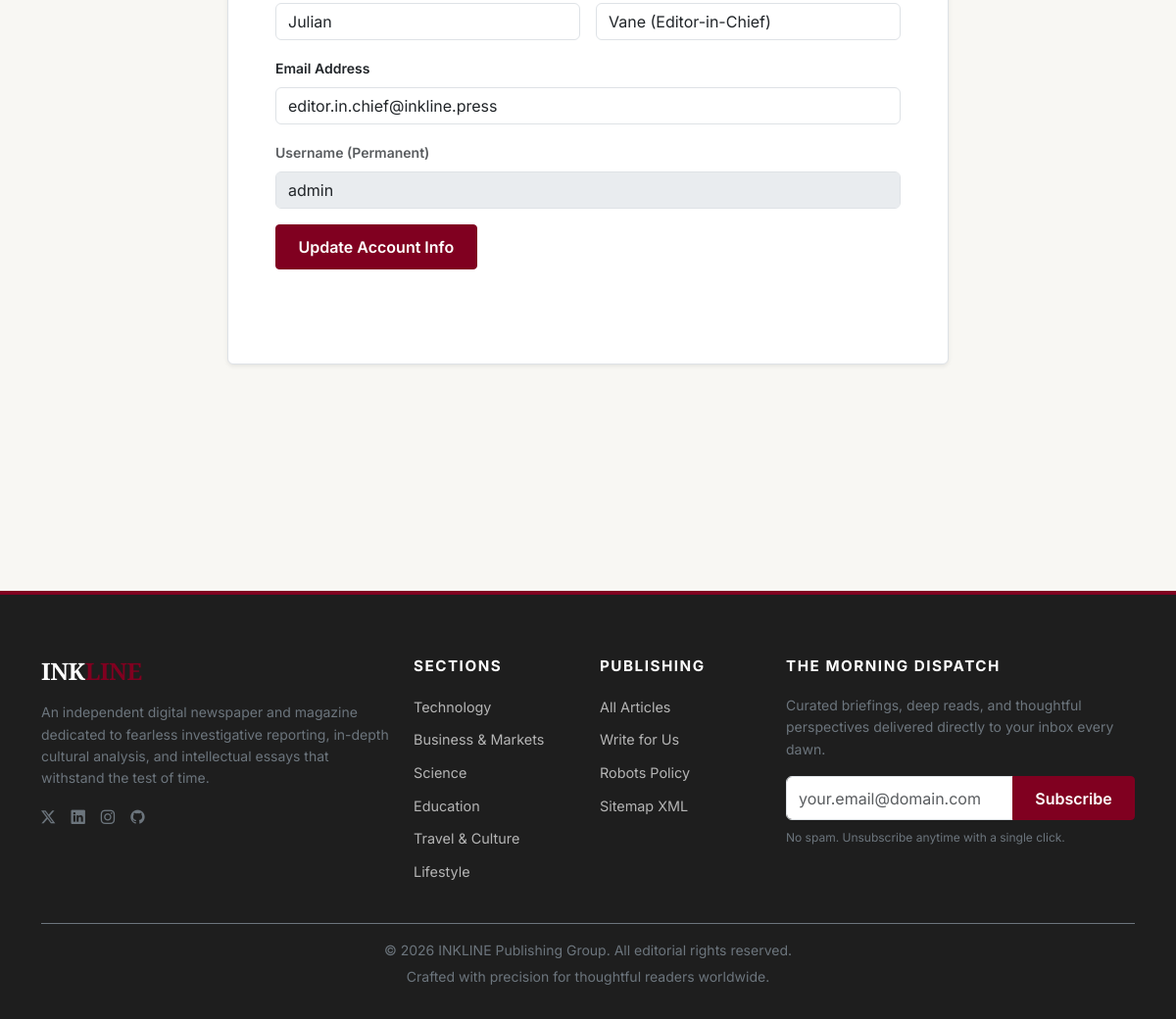
/accounts/settings/ (signed in, lower part), run on an earlier commit of the app's database.
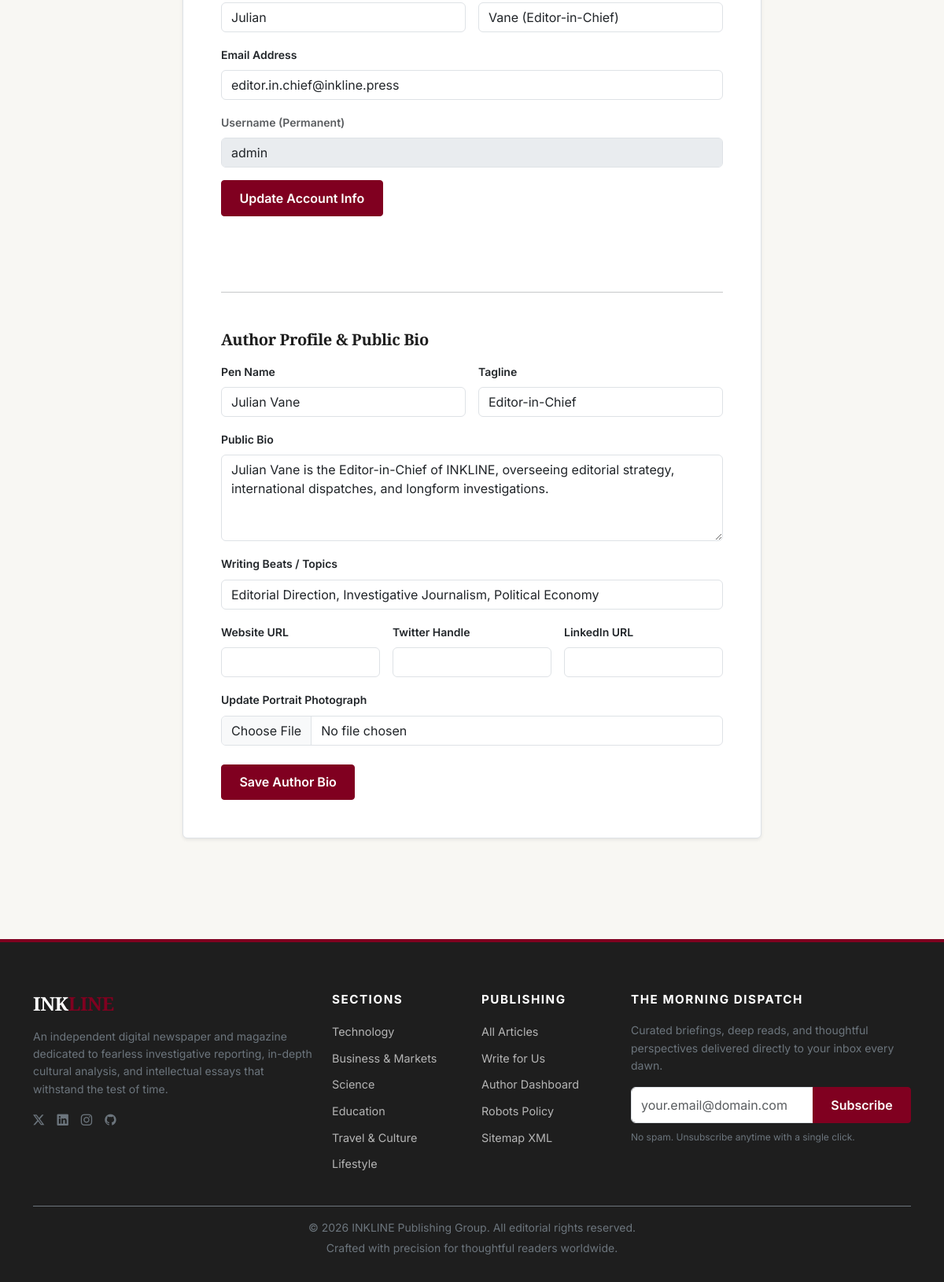
And on a later commit of the database.
### accounts/models.py (models this page shows, shortened)
class AuthorProfile(models.Model):
    user = models.OneToOneField(CustomUser, on_delete=models.CASCADE, related_name='author_profile')
    pen_name = models.CharField(max_length=100, blank=True)
    tagline = models.CharField(max_length=200, blank=True, help_text="e.g. Senior Investigative Tech Reporter")
    bio = models.TextField(blank=True)
    profile_picture = models.ImageField(upload_to='author_profiles/', blank=True, null=True)
    writing_interests = models.CharField(max_length=300, blank=True, help_text="e.g. Artificial Intelligence, Climate Science, Geopolitics")
    website_url = models.URLField(blank=True, null=True)
    twitter_handle = models.CharField(max_length=50, blank=True)
    linkedin_url = models.URLField(blank=True, null=True)
    is_approved = models.BooleanField(default=False)
    is_suspended = models.BooleanField(default=False)
    approved_at = models.DateTimeField(null=True, blank=True)
    created_at = models.DateTimeField(auto_now_add=True)
    updated_at = models.DateTimeField(auto_now=True)

### accounts/views.py (the view, shortened to what this page needs)
# urls.py: path('settings/', views.profile_settings_view, name='profile_settings'),
@login_required
def profile_settings_view(request):
    user = request.user
    user_form = UserProfileUpdateForm(instance=user)
    author_form = None
    if hasattr(user, 'author_profile'):
        author_form = AuthorProfileUpdateForm(instance=user.author_profile)
    return render(request, 'authentication/profile_settings.html', {
        'user_form': user_form,
        'author_form': author_form,
    })

### accounts/forms.py
class UserProfileUpdateForm(forms.ModelForm):
    class Meta:
        model = User
        fields = ['first_name', 'last_name', 'email']
        widgets = {
            'first_name': forms.TextInput(attrs={'class': 'form-control'}),
            'last_name': forms.TextInput(attrs={'class': 'form-control'}),
            'email': forms.EmailInput(attrs={'class': 'form-control'}),
        }

### accounts/models.py (called while the page is built)
    @property
    def is_author(self):
        return self.role == self.Role.AUTHOR or hasattr(self, 'author_profile') and self.author_profile.is_approved

### articles/context_processors.py (called while the page is built)
def global_categories(request):
    try:
        categories = Category.objects.filter(is_active=True).order_by('order', 'name')
    except Exception:
        categories = []
    return {'global_categories': categories}

### reader_features/context_processors.py (called while the page is built)
def user_notifications_count(request):
    if request.user.is_authenticated:
        try:
            unread_count = Notification.objects.filter(recipient=request.user, is_read=False).count()
        except Exception:
            unread_count = 0
        return {'unread_notifications_count': unread_count}
    return {'unread_notifications_count': 0}

### templates/authentication/profile_settings.html (shortened to what this page needs)
{% extends 'base.html' %}
{% block content %}
<div class="container py-5">
    <div class="row justify-content-center">
        <div class="col-lg-8">
            <div class="card shadow-sm border p-4 p-md-5 bg-white rounded">
                <form method="POST" class="mb-5">
                    <div class="row g-3 mb-3">
                        <div class="col-md-6">
                            {{ user_form.first_name }}
                        </div>
                        <div class="col-md-6">
                            {{ user_form.last_name }}
                        </div>
                    </div>
                    <div class="mb-3">
                        <label class="form-label fw-semibold small">Email Address</label>
                        {{ user_form.email }}
                    </div>
                    <div class="mb-3">
                        <label class="form-label fw-semibold small text-muted">Username (Permanent)</label>
                        <input type="text" class="form-control" value="{{ user.username }}" disabled>
                    </div>
                    <button type="submit" class="btn btn-ink-primary">Update Account Info</button>
                </form>
                {% if author_form %}
                    <hr class="my-5">
                    <h5 class="font-serif fw-bold mb-3">Author Profile & Public Bio</h5>
                    <form method="POST" enctype="multipart/form-data">
                        <div class="row g-3 mb-3">
                            <div class="col-md-6">
                                <label class="form-label fw-semibold small">Pen Name</label>
                                {{ author_form.pen_name }}
                            </div>
                            <div class="col-md-6">
                                <label class="form-label fw-semibold small">Tagline</label>
                                {{ author_form.tagline }}
                            </div>
                        </div>
                        <div class="mb-3">
                            <label class="form-label fw-semibold small">Public Bio</label>
                            {{ author_form.bio }}
                        </div>
                        <div class="mb-3">
                            <label class="form-label fw-semibold small">Writing Beats / Topics</label>
                            {{ author_form.writing_interests }}
                        </div>
                        <div class="row g-3 mb-3">
                            <div class="col-md-4">
                                <label class="form-label fw-semibold small">Website URL</label>
                                {{ author_form.website_url }}
                            </div>
                            <div class="col-md-4">
                                <label class="form-label fw-semibold small">Twitter Handle</label>
                                {{ author_form.twitter_handle }}
                            </div>
                            <div class="col-md-4">
                                <label class="form-label fw-semibold small">LinkedIn URL</label>
                                {{ author_form.linkedin_url }}
                            </div>
                        </div>
                        <div class="mb-4">
                            <label class="form-label fw-semibold small">Update Portrait Photograph</label>
                            {{ author_form.profile_picture }}
                        </div>
                        <button type="submit" class="btn btn-ink-primary">Save Author Bio</button>
                    </form>
                {% endif %}
            </div>
        </div>
    </div>
</div>
{% endblock %}

### templates/components/footer.html (shortened to what this page needs)
<footer class="ink-footer">
    <div class="container">
        <div class="row g-4 mb-4">
            <div class="col-lg-4">
                <h4 class="text-white font-serif fw-bold mb-3">INK<span class="text-burgundy">LINE</span></h4>
                <p class="text-secondary small">
                    An independent digital newspaper and magazine dedicated to fearless investigative reporting, in-depth cultural analysis, and intellectual essays that withstand the test of time.
                </p>
                <div class="d-flex gap-3 fs-5 mt-3">
                    <a href="#" class="text-secondary"><i class="bi bi-twitter-x"></i></a>
                    <a href="#" class="text-secondary"><i class="bi bi-linkedin"></i></a>
                    <a href="#" class="text-secondary"><i class="bi bi-instagram"></i></a>
                    <a href="#" class="text-secondary"><i class="bi bi-github"></i></a>
                </div>
            </div>
            <div class="col-6 col-md-3 col-lg-2">
                <h5>Sections</h5>
                <ul class="list-unstyled">
                    {% for cat in global_categories|slice:":6" %}
                        <li class="mb-2"><a href="{% url 'category_detail' cat.slug %}">{{ cat.name }}</a></li>
                    {% endfor %}
                </ul>
            </div>
            <div class="col-6 col-md-3 col-lg-2">
                <h5>Publishing</h5>
                <ul class="list-unstyled">
                    <li class="mb-2"><a href="{% url 'article_list' %}">All Articles</a></li>
                    <li class="mb-2"><a href="{% url 'author_application' %}">Write for Us</a></li>
                    {% if user.is_authenticated and user.is_author %}
                        <li class="mb-2"><a href="{% url 'author_overview' %}">Author Dashboard</a></li>
                    {% endif %}
                    <li class="mb-2"><a href="{% url 'robots_txt' %}">Robots Policy</a></li>
                    <li class="mb-2"><a href="{% url 'sitemap_xml' %}">Sitemap XML</a></li>
                </ul>
            </div>
            <div class="col-md-6 col-lg-4">
                <h5>The Morning Dispatch</h5>
                <p class="text-secondary small">Curated briefings, deep reads, and thoughtful perspectives delivered directly to your inbox every dawn.</p>
                <form id="newsletter-subscription-form">
                    <div class="input-group mb-2">
                        <input type="email" name="email" id="newsletter-email-input" class="form-control" placeholder="your.email@domain.com" required>
                        <button class="btn btn-ink-primary" type="submit">Subscribe</button>
                    </div>
                </form>
                <div class="text-secondary" style="font-size: 0.75rem;">No spam. Unsubscribe anytime with a single click.</div>
            </div>
        </div>
        <div class="border-top border-secondary pt-3 mt-4 text-center text-secondary small">
            <p class="mb-1">&copy; {% now "Y" %} INKLINE Publishing Group. All editorial rights reserved.</p>
            <p class="mb-0">Crafted with precision for thoughtful readers worldwide.</p>
        </div>
    </div>
</footer>

What changed in the data, as far as the page shows it:
added AuthorProfile: pen_name "Julian Vane", tagline "Editor-in-Chief", bio "Julian Vane is the Editor-in-Chief of INKLINE, overseeing editorial strategy, international dispatches, and longform investigations.", writing_interests "Editorial Direction, Investigative Journalism, Political Economy"
Also different on the page:
text now shown: "Author Profile & Public Bio Pen Name Tagline Public Bio Writing Beats / Topics Website URL Twitter Handle LinkedIn URL Update Portrait Photograph Save Author Bio Author Dashboard"
